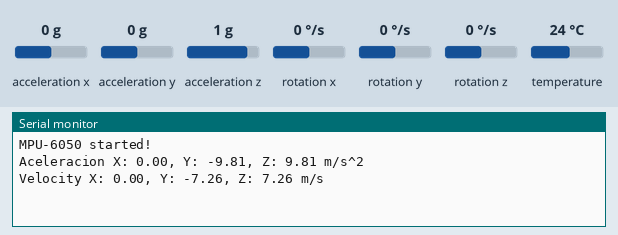
Simulated run of this sketch. Board: ESP32-S3. Parts: the last lines printed to the serial monitor. The inputs (shaded band) are chosen by the test bench; at power-on: acceleration x 0 g, acceleration y 0 g, acceleration z 1 g, rotation x 0 °/s, rotation y 0 °/s, rotation z 0 °/s, temperature 24 °C. USB keyboard and mouse output is not drawn.

Above: at 1.3 s.
1.4 s: acceleration x set to -1.4 g
At 2.7 s:
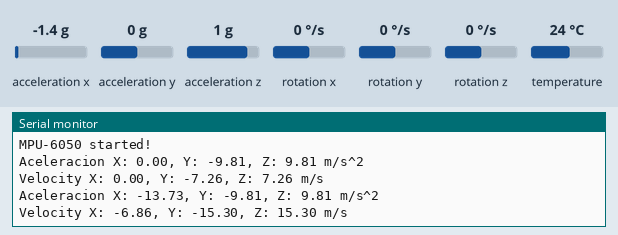
2.9 s: acceleration y set to -1.4 g
At 3.8 s:
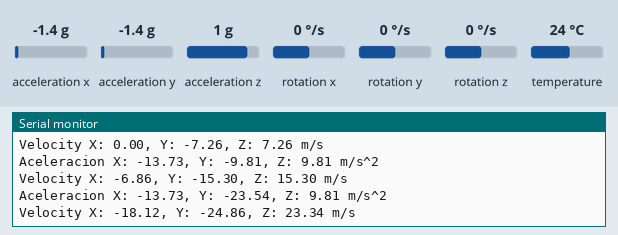
4.4 s: acceleration z set to -1.4 g
At 5.6 s:
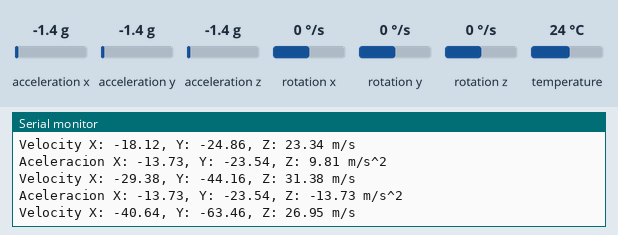
Timing chart, 0 to 7.4 s (numbered marks = the images above; inputs shaded):
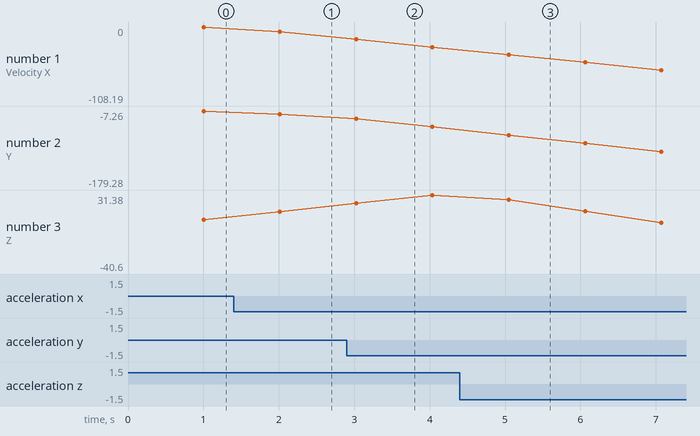

Measured:
- after the input at 1.4 s, the serial monitor: prints a new line after 0.61 s (image 1)
- after the input at 2.9 s, the serial monitor: prints a new line after 0.12 s (image 2)
- after the input at 4.4 s, the serial monitor: prints a new line after 0.65 s (image 3)
- plotted number 1: 0 → -6.86 after the input at 1.4 s
- plotted number 2: -15.3 → -44.16 after the input at 2.9 s
- plotted number 3: 31.38 → -40.6 after the input at 4.4 s

The sketch:

mouse01.ino
```cpp
/* Programa para crear un Mouse por acelerómetro. (Por ahora sólo funciona en el modelo ESP32-S3)
*/
#include <USBHIDMouse.h> //Just available in models with USB-HDI, such as Esp32-S3
//#include <HID-Project.h> //HID-Project by Nico Hood
//#include <HID-Settings.h>
#include <Adafruit_MPU6050.h>
#include <Adafruit_Sensor.h>


Adafruit_MPU6050 mpu;
USBHIDMouse mouse;

long previousTime = 0;
float dt= 10; //Milliseconds
float a[3]; //Accelerations
float a_pr[3]; //Previous accelerations
float v[3]; //Velocities
float v_pr[3]; //Previous velocities


void setup() {
  //Begin serial
  Serial.begin(115200);
  while(!Serial) delay(10);

  //Begin MPU-6050
  if(!mpu.begin(0x68)) {
    Serial.println("Not found MPU-6050 chip.");
    for(;;);
  }
  Serial.println("MPU-6050 started!");

  mpu.setAccelerometerRange(MPU6050_RANGE_8_G); //Possible ranges: 2G, 4G, 8G, 16G
  mpu.setGyroRange(MPU6050_RANGE_500_DEG); //Possible ranges: 250deg, 500deg, 1000deg, 2000deg
  mpu.setFilterBandwidth(MPU6050_BAND_5_HZ); //Ranges: 5 Hz, 10 Hz, 21 Hz, 44 Hz, 94 Hz, 184 Hz, 260 Hz

  mouse.begin(); //Begin mouse

  v[0]=0; v[1]=0; v[2]=0; //Initial velocities at zero

  Serial.println("");
  delay(100);
}


void loop() {
  // Get sensors' values
  sensors_event_t a_s, gy, temp;
  mpu.getEvent(&a_s, &gy, &temp);

  a[0]= a_s.acceleration.x; a[1]= a_s.acceleration.y; a[2]= a_s.acceleration.z;
  a[1]-=9.81; //Gravitational accel. in Y
  for(uint8_t k=0; k<3; k++) v[k]+= a[k]*dt/1000; //Update velocities

  if(millis()-previousTime >= 1000) { //Show data after 1000 ms
    Serial.print("Aceleracion X: ");  Serial.print(a[0]);
    Serial.print(", Y: ");  Serial.print(a[1]);
    Serial.print(", Z: ");  Serial.print(a[2]);
    Serial.println(" m/s^2");

    Serial.print("Velocity X: ");  Serial.print(v[0]);
    Serial.print(", Y: ");  Serial.print(v[1]);
    Serial.print(", Z: ");  Serial.print(v[2]);
    Serial.println(" m/s");

    previousTime = millis(); //Update time
  }

  mouse.move(v[0]*dt/1000*100/2.54*800, v[1]*dt/1000*100/2.54*800);
  delay(dt);
}
```
